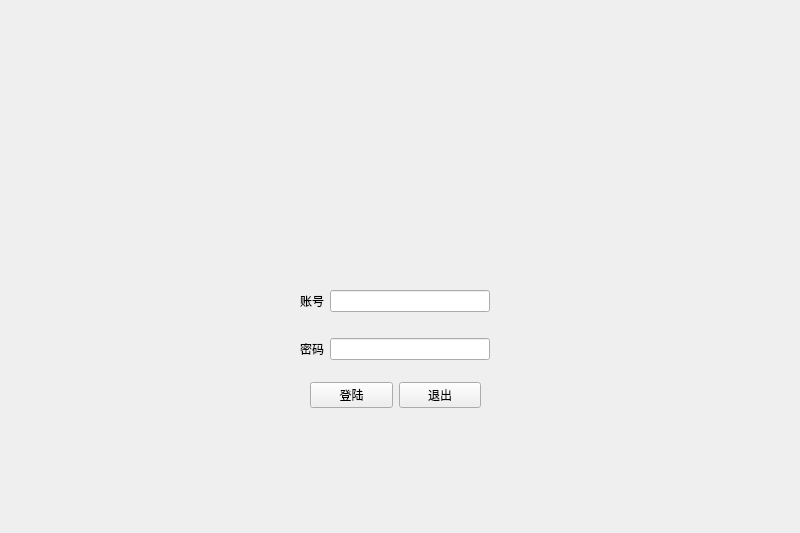
<?xml version="1.0" encoding="UTF-8"?>
<ui version="4.0">
 <class>Form</class>
 <widget class="QWidget" name="Form">
  <property name="geometry">
   <rect>
    <x>0</x>
    <y>0</y>
    <width>800</width>
    <height>533</height>
   </rect>
  </property>
  <property name="windowTitle">
   <string>Form</string>
  </property>
  <widget class="QLabel" name="label">
   <property name="geometry">
    <rect>
     <x>290</x>
     <y>30</y>
     <width>231</width>
     <height>201</height>
    </rect>
   </property>
   <property name="text">
    <string/>
   </property>
  </widget>
  <widget class="QWidget" name="gridLayoutWidget">
   <property name="geometry">
    <rect>
     <x>300</x>
     <y>270</y>
     <width>190</width>
     <height>111</height>
    </rect>
   </property>
   <layout class="QGridLayout" name="gridLayout">
    <item row="0" column="0">
     <widget class="QLabel" name="label_2">
      <property name="text">
       <string>账号</string>
      </property>
     </widget>
    </item>
    <item row="0" column="1">
     <widget class="QLineEdit" name="lineEdit"/>
    </item>
    <item row="1" column="0">
     <widget class="QLabel" name="label_3">
      <property name="text">
       <string>密码</string>
      </property>
     </widget>
    </item>
    <item row="1" column="1">
     <widget class="QLineEdit" name="lineEdit_2"/>
    </item>
   </layout>
  </widget>
  <widget class="QWidget" name="horizontalLayoutWidget">
   <property name="geometry">
    <rect>
     <x>310</x>
     <y>370</y>
     <width>171</width>
     <height>51</height>
    </rect>
   </property>
   <layout class="QHBoxLayout" name="horizontalLayout">
    <item>
     <widget class="QPushButton" name="pushButton">
      <property name="text">
       <string>登陆</string>
      </property>
     </widget>
    </item>
    <item>
     <widget class="QPushButton" name="pushButton_2">
      <property name="text">
       <string>退出</string>
      </property>
     </widget>
    </item>
   </layout>
  </widget>
 </widget>
 <resources/>
 <connections>
  <connection>
   <sender>pushButton</sender>
   <signal>clicked()</signal>
   <receiver>Form</receiver>
   <slot>pushbutton()</slot>
   <hints>
    <hint type="sourcelabel">
     <x>332</x>
     <y>396</y>
    </hint>
    <hint type="destinationlabel">
     <x>206</x>
     <y>397</y>
    </hint>
   </hints>
  </connection>
  <connection>
   <sender>pushButton_2</sender>
   <signal>clicked()</signal>
   <receiver>Form</receiver>
   <slot>close()</slot>
   <hints>
    <hint type="sourcelabel">
     <x>446</x>
     <y>403</y>
    </hint>
    <hint type="destinationlabel">
     <x>445</x>
     <y>432</y>
    </hint>
   </hints>
  </connection>
 </connections>
 <slots>
  <slot>line1()</slot>
  <slot>line2()</slot>
  <slot>pushbutton()</slot>
  <slot>pushbutton2()</slot>
  <slot>slot3()</slot>
  <slot>slot1()</slot>
 </slots>
</ui>
